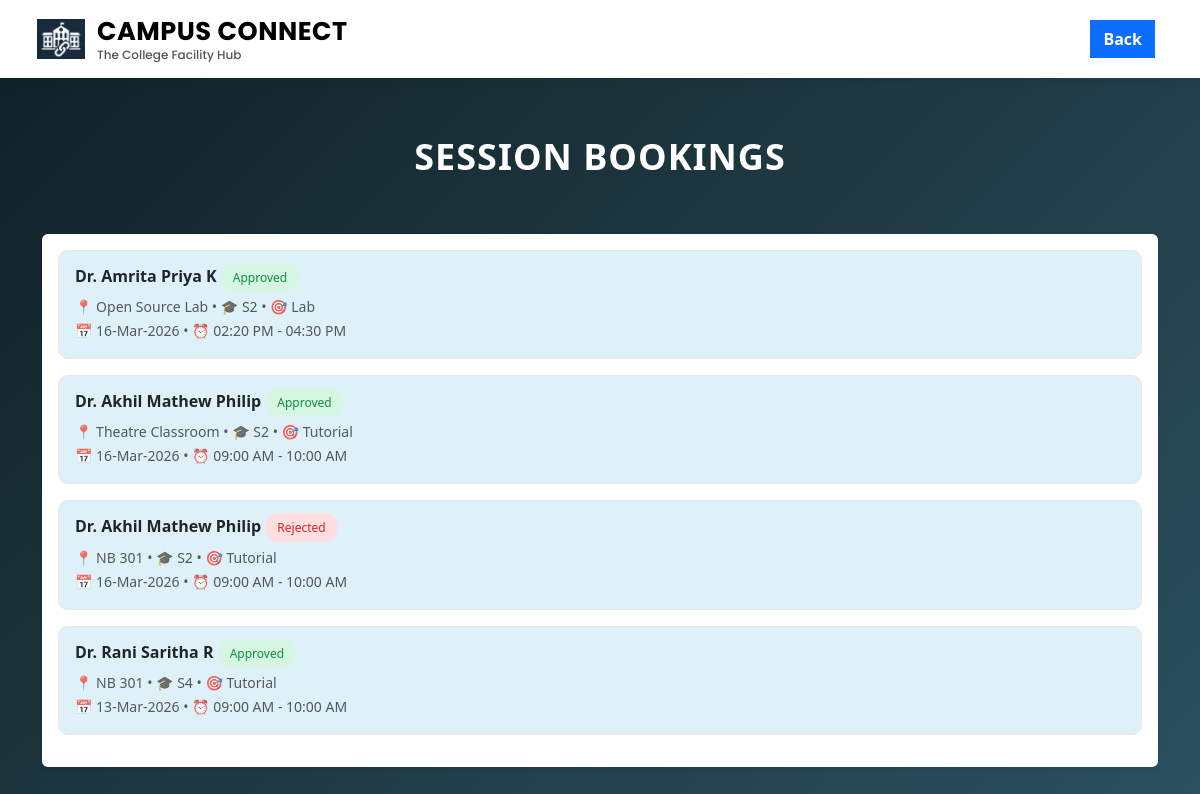
The app's page /admin/session_requests (signed in) with its own data.
### tables this page shows
CREATE TABLE bookings (
        booking_id INTEGER PRIMARY KEY AUTOINCREMENT,
        faculty_id INTEGER NOT NULL,
        venue_id INTEGER NOT NULL,
        booking_type TEXT NOT NULL,
        date TEXT NOT NULL,
        start_time TEXT NOT NULL,
        end_time TEXT NOT NULL,
        purpose TEXT,
        target_batch TEXT,
        status TEXT DEFAULT 'requested',

        FOREIGN KEY (faculty_id)
            REFERENCES faculties(faculty_id)
            ON DELETE CASCADE,

        FOREIGN KEY (venue_id)
            REFERENCES venues(venue_id)
            ON DELETE CASCADE
    );

CREATE TABLE faculties (
        faculty_id INTEGER PRIMARY KEY AUTOINCREMENT,
        user_id INTEGER UNIQUE,
        name TEXT,
        contact TEXT,
        register_no TEXT,
        department TEXT,
        designation TEXT,
        photo TEXT,
        isHOD TEXT,
        FOREIGN KEY(user_id) REFERENCES users(user_id) ON DELETE CASCADE
    );

CREATE TABLE venues (
        venue_id INTEGER PRIMARY KEY AUTOINCREMENT,
        name TEXT NOT NULL,
        type TEXT NOT NULL,
        department TEXT NOT NULL,
        block TEXT NOT NULL,
        photo TEXT,
        purpose TEXT NOT NULL,
        created_at TIMESTAMP DEFAULT CURRENT_TIMESTAMP
    );

### app.py (the view)
@app.route('/admin/session_requests')
def admin_session_requests():
    if 'user_id' not in session or session['role'] != 'admin':
        return redirect('/login')
    conn = get_connection()
    cursor = conn.cursor()
    cursor.execute("""
        SELECT b.booking_id,
               f.name AS faculty_name,
               v.name AS venue_name,
               b.date,
               b.start_time,
               b.end_time,
               b.purpose,
               b.target_batch,
               b.status
        FROM bookings b
        JOIN faculties f ON b.faculty_id = f.faculty_id
        JOIN venues v ON b.venue_id = v.venue_id
        WHERE b.booking_type='session'
        ORDER BY b.booking_id DESC
    """)
    requests = cursor.fetchall()
    formatted_requests = []
    for r in requests:
        formatted_date = datetime.strptime(r['date'], "%Y-%m-%d").strftime("%d-%b-%Y")
        formatted_start = datetime.strptime(r['start_time'], "%H:%M").strftime("%I:%M %p")
        formatted_end = datetime.strptime(r['end_time'], "%H:%M").strftime("%I:%M %p")
        r = dict(r)
        r['date'] = formatted_date
        r['start_time'] = formatted_start
        r['end_time'] = formatted_end
        formatted_requests.append(r)
    conn.close()
    return render_template("admin_session_requests.html", requests=formatted_requests)

### app.py (called while the page is built)
def get_connection():
    conn = sqlite3.connect("campus_connect.db")
    conn.row_factory = sqlite3.Row
    conn.execute("PRAGMA foreign_keys = ON")  # 🔥 ensure cascade always works
    return conn

### templates/admin_session_requests.html (shortened to what this page needs)
<!DOCTYPE html>
<html lang="en">
<head>
    <link href="https://cdn.jsdelivr.net/npm/bootstrap@5.3.2/dist/css/bootstrap.min.css" rel="stylesheet">
    <link rel="stylesheet" href="{{ url_for('static', filename='css/style.css') }}">
</head>
<body>
<nav class="navbar navbar-expand-lg navbar-light custom-navbar fixed-top">
    <div class="container-fluid">
        <div class="navbar-brand d-flex align-items-center" href="/">
            <img src="{{ url_for('static', filename='images/logo.png') }}" class="logo-img">
            <div class="brand-text">
                <span class="brand-title">CAMPUS CONNECT</span>
                <span class="brand-tagline">The College Facility Hub</span>
            </div>
        </div>
        <div class="ms-auto">
            <a href="{{ url_for('admin_manage_bookings') }}" class="btn btn-primary me-2"><b>Back</b></a>
        </div>
    </div>
</nav>
<div class="dashboard-title">
    <b>SESSION BOOKINGS</b>
</div>
<div class="container page-main" style="padding-bottom: 60px;">
    {% if requests|length == 0 %}
        <div class="d-flex justify-content-center align-items-center" style="height:50vh">
            <p class="text-muted">No Session Bookings</p>
        </div>
    {% else %}
        <div class="card shadow-sm border-0 mt-4">
            <div class="card-body">
                {% for r in requests %}
                    <div class="booking-item mb-3 p-3">
                        <div class="d-flex justify-content-between align-items-center">
                            <div>
                                <h6 class="fw-bold">{{ r.faculty_name }}
                                    {% if r.status == 'approved' %}
                                        <span class="badge-approved">Approved</span>
                                    {% elif r.status == 'rejected' %}
                                        <span class="badge-rejected">Rejected</span>
                                    {% else %}
                                        <span class="badge-requested">Requested</span>
                                    {% endif %}
                                </h6>
                                <small class="text-muted">
                                    📍 {{ r.venue_name }} •
                                    🎓 {{ r.target_batch }} •
                                    🎯 {{ r.purpose }} <br>
                                    📅 {{ r.date }} •
                                    ⏰ {{ r.start_time }} - {{ r.end_time }}
                                </small>
                            </div>
                        </div>
                    </div>
                {% endfor %}
            </div>
        </div>
    {% endif %}
</div>
</body>
</html>

### static/css/style.css (style rules this page uses)
body { margin: 0; padding: 0; font-family: 'Segoe UI', Tahoma, Geneva, Verdana, sans-serif; }
.custom-navbar { background-color: #ffffff; padding: 10px 25px; box-shadow: 0 2px 10px rgba(0, 0, 0, 0.08); z-index: 1000; }
.logo-img { width: 48px; height: 48px; object-fit: contain; margin-right: 12px; }
.brand-text { display: flex; flex-direction: column; line-height: 1.1; }
.brand-title { font-family: 'Poppins', sans-serif; font-size: 1.6rem; font-weight: 700; color: black; letter-spacing: 0.5px; }
.brand-tagline { font-size: 0.75rem; font-family: 'Poppins', sans-serif; font-weight: 500; color: #555; margin-top: 3px; }
.btn { border-radius: 0 !important; font-family: 'Segoe UI', Tahoma, Geneva, Verdana, sans-serif; }

### templates/admin_session_requests.html (style rules this page uses)
body { font-family: 'Segoe UI', Tahoma, Geneva, Verdana, sans-serif; background: linear-gradient(135deg, #0f2027, #203a43, #2c5364); min-height: 100vh; color: white; }
.brand-title { font-family: 'Poppins', sans-serif; }
.brand-tagline { font-family: 'Poppins', sans-serif; }
.dashboard-title { font-weight: 700; font-size: 36px; text-align: center; margin-top: 130px; margin-bottom: 50px; letter-spacing: 1px; }
.booking-item { background: #dff1f8; border-radius: 10px; border: 1px solid #e5e7eb; transition: all .25s ease; }
.badge-approved { background: #d4f6e2; color: #138e40; padding: 6px 12px; border-radius: 30px; font-size: 12px; font-weight: 500; }
.badge-rejected { background: #fedede; color: #dc2626; padding: 6px 12px; border-radius: 30px; font-size: 12px; font-weight: 500; }

### records on screen
bookings: faculty_name "Dr. Amrita Priya K", status "Approved", venue_name "Open Source Lab", target_batch "S2", purpose "Lab", date "16-Mar-2026", start_time "02:20 PM", end_time "04:30 PM"
bookings: faculty_name "Dr. Akhil Mathew Philip", status "Approved", venue_name "Theatre Classroom", target_batch "S2", purpose "Tutorial", date "16-Mar-2026", start_time "09:00 AM", end_time "10:00 AM"
bookings: faculty_name "Dr. Akhil Mathew Philip", status "Rejected", venue_name "NB 301", target_batch "S2", purpose "Tutorial", date "16-Mar-2026", start_time "09:00 AM", end_time "10:00 AM"
bookings: faculty_name "Dr. Rani Saritha R", status "Approved", venue_name "NB 301", target_batch "S4", purpose "Tutorial", date "13-Mar-2026", start_time "09:00 AM", end_time "10:00 AM"
